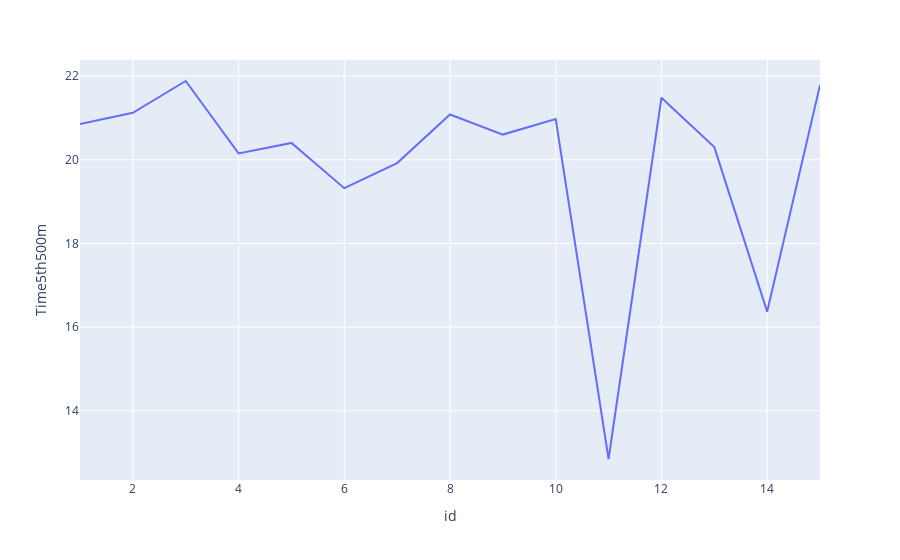

Notebook code for this chart:
### Code cell
px.line(df_run, x='id', y='Time5th500m')

### Figure 1 — Plotly figure (JSON) as saved in the notebook; plotly's stock layout.template omitted (floating-point values rounded to 4 significant figures)
{"data": [{"hovertemplate": "id=%{x}<br>Time5th500m=%{y}<extra></extra>", "legendgroup": "", "line": {"color": "#636efa", "dash": "solid"}, "mode": "lines", "name": "", "orientation": "v", "showlegend": false, "type": "scatter", "x": [1, 2, 3, 4, 5, 6, 7, 8, 9, 10, 11, 12, 13, 14, 15], "xaxis": "x", "y": [20.85, 21.12, 21.88, 20.15, 20.4, 19.32, 19.92, 21.08, 20.6, 20.97, 12.85, 21.48, 20.3, 16.37, 21.78], "yaxis": "y"}], "layout": {"legend": {"tracegroupgap": 0}, "margin": {"t": 60}, "xaxis": {"anchor": "y", "domain": [0, 1], "title": {"text": "id"}}, "yaxis": {"anchor": "x", "domain": [0, 1], "title": {"text": "Time5th500m"}}}}
